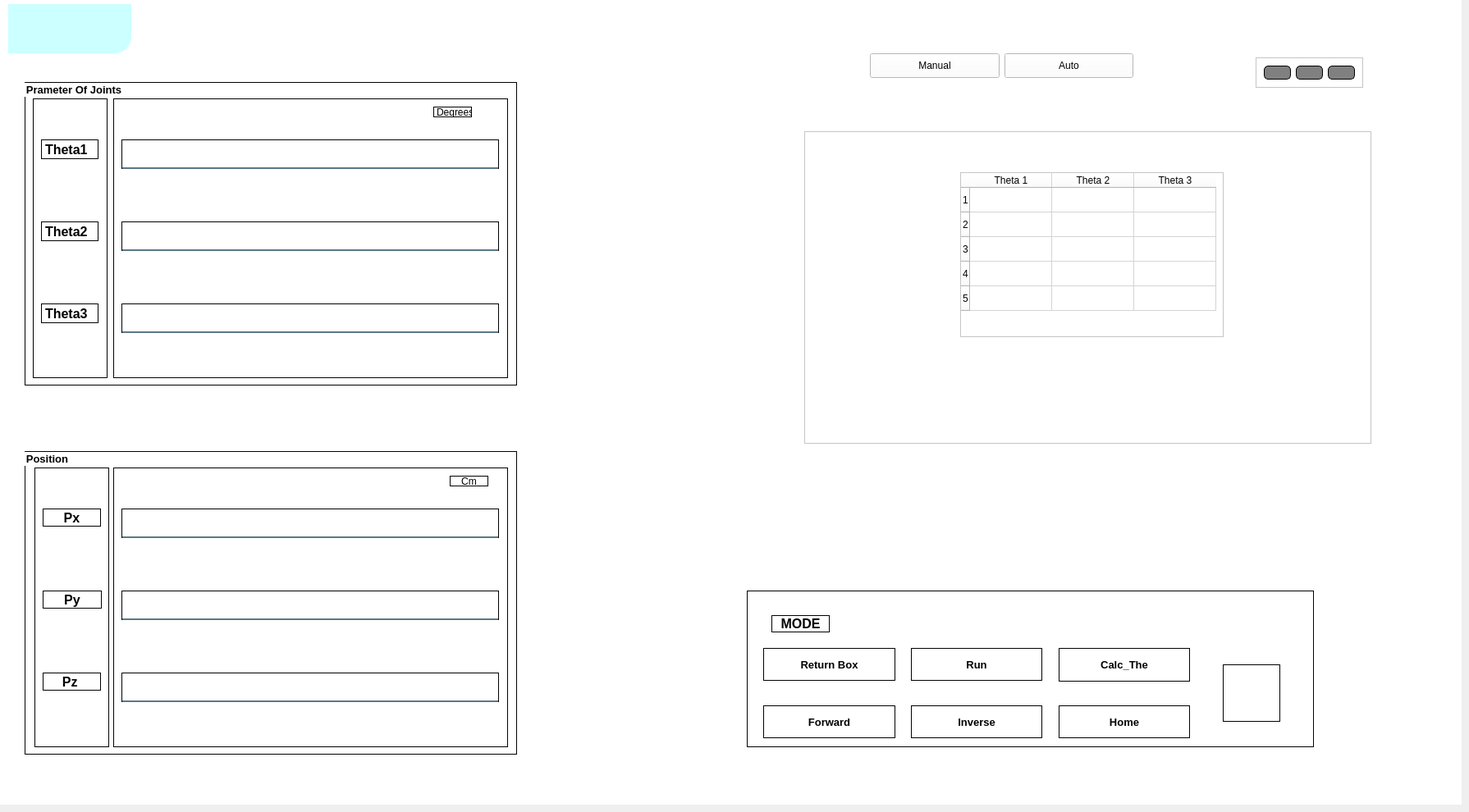
     <widget class="QWidget" name="page_Manual">
      <widget class="QWidget" name="Display_Manual" native="true">
       <property name="geometry">
        <rect>
         <x>0</x>
         <y>0</y>
         <width>1781</width>
         <height>981</height>
        </rect>
       </property>
       <property name="styleSheet">
        <string notr="true">background-color:rgba(255,255,255,255);</string>
       </property>
       <widget class="QGroupBox" name="groupBox">
        <property name="geometry">
         <rect>
          <x>30</x>
          <y>100</y>
          <width>600</width>
          <height>370</height>
         </rect>
        </property>
        <property name="font">
         <font>
          <pointsize>10</pointsize>
          <weight>75</weight>
          <bold>true</bold>
         </font>
        </property>
        <property name="styleSheet">
         <string notr="true">gridline-color: rgb(0, 0, 0);
selection-color: rgb(85, 170, 255);
border: 1px solid black;
</string>
        </property>
        <property name="title">
         <string>Prameter Of Joints</string>
        </property>
        <widget class="QWidget" name="widget_13" native="true">
         <property name="geometry">
          <rect>
           <x>10</x>
           <y>20</y>
           <width>91</width>
           <height>341</height>
          </rect>
         </property>
         <widget class="QLabel" name="label_2">
          <property name="geometry">
           <rect>
            <x>10</x>
            <y>250</y>
            <width>70</width>
            <height>24</height>
           </rect>
          </property>
          <property name="font">
           <font>
            <pointsize>12</pointsize>
            <weight>75</weight>
            <bold>true</bold>
           </font>
          </property>
          <property name="text">
           <string>Theta3</string>
          </property>
         </widget>
         <widget class="QLabel" name="label_3">
          <property name="geometry">
           <rect>
            <x>10</x>
            <y>150</y>
            <width>70</width>
            <height>24</height>
           </rect>
          </property>
          <property name="font">
           <font>
            <pointsize>12</pointsize>
            <weight>75</weight>
            <bold>true</bold>
           </font>
          </property>
          <property name="text">
           <string>Theta2</string>
          </property>
         </widget>
         <widget class="QLabel" name="label_4">
          <property name="geometry">
           <rect>
            <x>10</x>
            <y>50</y>
            <width>70</width>
            <height>24</height>
           </rect>
          </property>
          <property name="font">
           <font>
            <pointsize>12</pointsize>
            <weight>75</weight>
            <bold>true</bold>
           </font>
          </property>
          <property name="text">
           <string>Theta1</string>
          </property>
         </widget>
        </widget>
        <widget class="QWidget" name="widget_2" native="true">
         <property name="geometry">
          <rect>
           <x>108</x>
           <y>20</y>
           <width>481</width>
           <height>341</height>
          </rect>
         </property>
         <widget class="QLineEdit" name="theta1">
          <property name="geometry">
           <rect>
            <x>10</x>
            <y>50</y>
            <width>460</width>
            <height>36</height>
           </rect>
          </property>
          <property name="font">
           <font>
            <pointsize>12</pointsize>
           </font>
          </property>
          <property name="styleSheet">
           <string notr="true">background-color:rgba(0, 0, 0, 0);

border-bottom:2px solid rgba(46, 82, 101, 200);

padding-bottom:7px;</string>
          </property>
          <property name="alignment">
           <set>Qt::AlignCenter</set>
          </property>
         </widget>
         <widget class="QLineEdit" name="theta2">
          <property name="geometry">
           <rect>
            <x>10</x>
            <y>150</y>
            <width>460</width>
            <height>36</height>
           </rect>
          </property>
          <property name="font">
           <font>
            <pointsize>12</pointsize>
           </font>
          </property>
          <property name="styleSheet">
           <string notr="true">background-color:rgba(0, 0, 0, 0);

border-bottom:2px solid rgba(46, 82, 101, 200);
color:rgba(0, 0, 0, 240);
padding-bottom:7px;</string>
          </property>
          <property name="alignment">
           <set>Qt::AlignCenter</set>
          </property>
         </widget>
         <widget class="QLineEdit" name="theta3">
          <property name="geometry">
           <rect>
            <x>10</x>
            <y>250</y>
            <width>460</width>
            <height>36</height>
           </rect>
          </property>
          <property name="font">
           <font>
            <pointsize>12</pointsize>
           </font>
          </property>
          <property name="styleSheet">
           <string notr="true">background-color:rgba(0, 0, 0, 0);

border-bottom:2px solid rgba(46, 82, 101, 200);
color:rgba(0, 0, 0, 240);
padding-bottom:7px;</string>
          </property>
          <property name="alignment">
           <set>Qt::AlignCenter</set>
          </property>
         </widget>
         <widget class="QLabel" name="label_23">
          <property name="geometry">
           <rect>
            <x>390</x>
            <y>10</y>
            <width>47</width>
            <height>13</height>
           </rect>
          </property>
          <property name="text">
           <string>Degrees</string>
          </property>
         </widget>
        </widget>
       </widget>
       <widget class="QGroupBox" name="groupBox_2">
        <property name="geometry">
         <rect>
          <x>30</x>
          <y>550</y>
          <width>600</width>
          <height>370</height>
         </rect>
        </property>
        <property name="font">
         <font>
          <pointsize>10</pointsize>
          <weight>75</weight>
          <bold>true</bold>
         </font>
        </property>
        <property name="styleSheet">
         <string notr="true">gridline-color: rgb(0, 0, 0);
selection-color: rgb(85, 170, 255);
border: 1px solid black;
</string>
        </property>
        <property name="title">
         <string>Position</string>
        </property>
        <widget class="QWidget" name="widget_15" native="true">
         <property name="geometry">
          <rect>
           <x>12</x>
           <y>20</y>
           <width>91</width>
           <height>341</height>
          </rect>
         </property>
         <widget class="QLabel" name="label_7">
          <property name="geometry">
           <rect>
            <x>10</x>
            <y>50</y>
            <width>71</width>
            <height>22</height>
           </rect>
          </property>
          <property name="font">
           <font>
            <pointsize>12</pointsize>
            <weight>75</weight>
            <bold>true</bold>
           </font>
          </property>
          <property name="text">
           <string>Px</string>
          </property>
          <property name="alignment">
           <set>Qt::AlignCenter</set>
          </property>
         </widget>
         <widget class="QLabel" name="label_8">
          <property name="geometry">
           <rect>
            <x>10</x>
            <y>250</y>
            <width>71</width>
            <height>22</height>
           </rect>
          </property>
          <property name="font">
           <font>
            <pointsize>12</pointsize>
            <weight>75</weight>
            <bold>true</bold>
           </font>
          </property>
          <property name="text">
           <string>Pz </string>
          </property>
          <property name="alignment">
           <set>Qt::AlignCenter</set>
          </property>
         </widget>
         <widget class="QLabel" name="label_9">
          <property name="geometry">
           <rect>
            <x>10</x>
            <y>150</y>
            <width>72</width>
            <height>22</height>
           </rect>
          </property>
          <property name="font">
           <font>
            <pointsize>12</pointsize>
            <weight>75</weight>
            <bold>true</bold>
           </font>
          </property>
          <property name="text">
           <string>Py</string>
          </property>
          <property name="alignment">
           <set>Qt::AlignCenter</set>
          </property>
         </widget>
        </widget>
        <widget class="QWidget" name="widget_16" native="true">
         <property name="geometry">
          <rect>
           <x>108</x>
           <y>20</y>
           <width>481</width>
           <height>341</height>
          </rect>
         </property>
         <widget class="QLineEdit" name="Px">
          <property name="geometry">
           <rect>
            <x>10</x>
            <y>50</y>
            <width>460</width>
            <height>36</height>
           </rect>
          </property>
          <property name="font">
           <font>
            <pointsize>12</pointsize>
           </font>
          </property>
          <property name="styleSheet">
           <string notr="true">background-color:rgba(0, 0, 0, 0);

border-bottom:2px solid rgba(46, 82, 101, 200);

padding-bottom:7px;</string>
          </property>
          <property name="alignment">
           <set>Qt::AlignCenter</set>
          </property>
         </widget>
         <widget class="QLineEdit" name="Py">
          <property name="geometry">
           <rect>
            <x>10</x>
            <y>150</y>
            <width>460</width>
            <height>36</height>
           </rect>
          </property>
          <property name="font">
           <font>
            <pointsize>12</pointsize>
           </font>
          </property>
          <property name="styleSheet">
           <string notr="true">background-color:rgba(0, 0, 0, 0);

border-bottom:2px solid rgba(46, 82, 101, 200);
color:rgba(0, 0, 0, 240);
padding-bottom:7px;</string>
          </property>
          <property name="alignment">
           <set>Qt::AlignCenter</set>
          </property>
         </widget>
         <widget class="QLineEdit" name="Pz">
          <property name="geometry">
           <rect>
            <x>10</x>
            <y>250</y>
            <width>460</width>
            <height>36</height>
           </rect>
          </property>
          <property name="font">
           <font>
            <pointsize>12</pointsize>
           </font>
          </property>
          <property name="styleSheet">
           <string notr="true">background-color:rgba(0, 0, 0, 0);

border-bottom:2px solid rgba(46, 82, 101, 200);
color:rgba(0, 0, 0, 240);
padding-bottom:7px;</string>
          </property>
          <property name="alignment">
           <set>Qt::AlignCenter</set>
          </property>
         </widget>
         <widget class="QLabel" name="label_24">
          <property name="geometry">
           <rect>
            <x>410</x>
            <y>10</y>
            <width>47</width>
            <height>13</height>
           </rect>
          </property>
          <property name="text">
           <string>Cm</string>
          </property>
          <property name="alignment">
           <set>Qt::AlignCenter</set>
          </property>
         </widget>
        </widget>
       </widget>
       <widget class="QWidget" name="widget_3" native="true">
        <property name="geometry">
         <rect>
          <x>910</x>
          <y>720</y>
          <width>691</width>
          <height>191</height>
         </rect>
        </property>
        <property name="styleSheet">
         <string notr="true">border: 1px solid ;
</string>
        </property>
        <widget class="QPushButton" name="Return_box">
         <property name="geometry">
          <rect>
           <x>20</x>
           <y>70</y>
           <width>161</width>
           <height>40</height>
          </rect>
         </property>
         <property name="font">
          <font>
           <pointsize>10</pointsize>
           <weight>75</weight>
           <bold>true</bold>
          </font>
         </property>
         <property name="styleSheet">
          <string notr="true">

QPushButton#Return_box{

 background-color: qlineargradient(spread:pad, x1:0, y1:0.505682, x2:1, y2:0.477, stop:0 rgba(10, 90, 190, 229), stop: 1 rgba(85, 98, 112,

226));

color:rgba(255, 255, 255, 210);

border-radius:5px;

}

QPushButton#Return_box:hover{

background-color: qlineargradient(spread:pad, x1:0, y1:0.505682, x2:1, y2:0.477, stop:0 rgba(150, 123, 111, 219), stop:1 rgba(85, 81, 84,

226));
}

QPushButton#Return_box:pressed{

padding-left:5px;

padding-top:5px;
 background-color:rgba(150, 123, 111, 255);
}`
</string>
         </property>
         <property name="text">
          <string>Return Box</string>
         </property>
        </widget>
        <widget class="QPushButton" name="forward">
         <property name="geometry">
          <rect>
           <x>20</x>
           <y>140</y>
           <width>161</width>
           <height>40</height>
          </rect>
         </property>
         <property name="font">
          <font>
           <pointsize>10</pointsize>
           <weight>75</weight>
           <bold>true</bold>
          </font>
         </property>
         <property name="styleSheet">
          <string notr="true">

QPushButton#forward{

 background-color: qlineargradient(spread:pad, x1:0, y1:0.505682, x2:1, y2:0.477, stop:0 rgba(10, 90, 190, 229), stop: 1 rgba(85, 98, 112,

226));

color:rgba(255, 255, 255, 210);

border-radius:5px;

}

QPushButton#forward:hover{

background-color: qlineargradient(spread:pad, x1:0, y1:0.505682, x2:1, y2:0.477, stop:0 rgba(150, 123, 111, 219), stop:1 rgba(85, 81, 84,

226));
}

QPushButton#forward:pressed{

padding-left:5px;

padding-top:5px;
 background-color:rgba(150, 123, 111, 255);
}`
</string>
         </property>
         <property name="text">
          <string>Forward</string>
         </property>
        </widget>
        <widget class="QPushButton" name="Run">
         <property name="geometry">
          <rect>
           <x>200</x>
           <y>70</y>
           <width>160</width>
           <height>40</height>
          </rect>
         </property>
         <property name="font">
          <font>
           <pointsize>10</pointsize>
           <weight>75</weight>
           <bold>true</bold>
          </font>
         </property>
         <property name="styleSheet">
          <string notr="true">

QPushButton#Run{

 background-color: qlineargradient(spread:pad, x1:0, y1:0.505682, x2:1, y2:0.477, stop:0 rgba(10, 90, 190, 229), stop: 1 rgba(85, 98, 112,

226));

color:rgba(255, 255, 255, 210);

border-radius:5px;

}

QPushButton#Run:hover{

background-color: qlineargradient(spread:pad, x1:0, y1:0.505682, x2:1, y2:0.477, stop:0 rgba(150, 123, 111, 219), stop:1 rgba(85, 81, 84,

226));
}

QPushButton#Run:pressed{

padding-left:5px;

padding-top:5px;
 background-color:rgba(150, 123, 111, 255);
}`
</string>
         </property>
         <property name="text">
          <string>Run</string>
         </property>
        </widget>
        <widget class="QPushButton" name="Inverse">
         <property name="geometry">
          <rect>
           <x>200</x>
           <y>140</y>
           <width>160</width>
           <height>40</height>
          </rect>
         </property>
         <property name="font">
          <font>
           <pointsize>10</pointsize>
           <weight>75</weight>
           <bold>true</bold>
          </font>
         </property>
         <property name="styleSheet">
          <string notr="true">

QPushButton#Inverse{

 background-color: qlineargradient(spread:pad, x1:0, y1:0.505682, x2:1, y2:0.477, stop:0 rgba(10, 90, 190, 229), stop: 1 rgba(85, 98, 112,

226));

color:rgba(255, 255, 255, 210);

border-radius:5px;

}

QPushButton#Inverse:hover{

background-color: qlineargradient(spread:pad, x1:0, y1:0.505682, x2:1, y2:0.477, stop:0 rgba(150, 123, 111, 219), stop:1 rgba(85, 81, 84,

226));
}

QPushButton#Inverse:pressed{

padding-left:5px;

padding-top:5px;
 background-color:rgba(150, 123, 111, 255);
}`
</string>
         </property>
         <property name="text">
          <string>Inverse</string>
         </property>
        </widget>
        <widget class="QPushButton" name="Calc">
         <property name="geometry">
          <rect>
           <x>380</x>
           <y>70</y>
           <width>160</width>
           <height>41</height>
          </rect>
         </property>
         <property name="font">
          <font>
           <pointsize>10</pointsize>
           <weight>75</weight>
           <bold>true</bold>
          </font>
         </property>
         <property name="styleSheet">
          <string notr="true">

QPushButton#Calc{

 background-color: qlineargradient(spread:pad, x1:0, y1:0.505682, x2:1, y2:0.477, stop:0 rgba(10, 90, 190, 229), stop: 1 rgba(85, 98, 112,

226));

color:rgba(255, 255, 255, 210);

border-radius:5px;

}

QPushButton#attract:hover{

background-color: qlineargradient(spread:pad, x1:0, y1:0.505682, x2:1, y2:0.477, stop:0 rgba(150, 123, 111, 219), stop:1 rgba(85, 81, 84,

226));
}

QPushButton#Calc:pressed{

padding-left:5px;

padding-top:5px;
 background-color:rgba(150, 123, 111, 255);
}`
</string>
         </property>
         <property name="text">
          <string>Calc_The</string>
         </property>
        </widget>
        <widget class="QPushButton" name="clear_row">
         <property name="geometry">
          <rect>
           <x>380</x>
           <y>140</y>
           <width>160</width>
           <height>40</height>
          </rect>
         </property>
         <property name="font">
          <font>
           <pointsize>10</pointsize>
           <weight>75</weight>
           <bold>true</bold>
          </font>
         </property>
         <property name="styleSheet">
          <string notr="true">

QPushButton#clear_row{

 background-color: qlineargradient(spread:pad, x1:0, y1:0.505682, x2:1, y2:0.477, stop:0 rgba(10, 90, 190, 229), stop: 1 rgba(85, 98, 112,

226));

color:rgba(255, 255, 255, 210);

border-radius:5px;

}

QPushButton#clear_row:hover{

background-color: qlineargradient(spread:pad, x1:0, y1:0.505682, x2:1, y2:0.477, stop:0 rgba(150, 123, 111, 219), stop:1 rgba(85, 81, 84,

226));
}

QPushButton#clear_row:pressed{

padding-left:5px;

padding-top:5px;
 background-color:rgba(150, 123, 111, 255);
}`
</string>
         </property>
         <property name="text">
          <string>Home</string>
         </property>
        </widget>
        <widget class="QLabel" name="label_5">
         <property name="geometry">
          <rect>
           <x>30</x>
           <y>30</y>
           <width>71</width>
           <height>21</height>
          </rect>
         </property>
         <property name="font">
          <font>
           <pointsize>12</pointsize>
           <weight>75</weight>
           <bold>true</bold>
          </font>
         </property>
         <property name="text">
          <string>MODE</string>
         </property>
         <property name="alignment">
          <set>Qt::AlignCenter</set>
         </property>
        </widget>
        <widget class="QPushButton" name="Mic">
         <property name="geometry">
          <rect>
           <x>580</x>
           <y>90</y>
           <width>70</width>
           <height>70</height>
          </rect>
         </property>
         <property name="font">
          <font>
           <pointsize>12</pointsize>
          </font>
         </property>
         <property name="styleSheet">
          <string notr="true">


QPushButton#Mic{

 background-color: qlineargradient(spread:pad, x1:0, y1:0.505682, x2:1, y2:0.477, stop:0 rgba(10, 90, 190, 229), stop: 1 rgba(85, 98, 112,

226));

color:rgba(255, 255, 255, 210);
image: url(:/icon/mic (1).svg);
border-radius:35px;

}

QPushButton#Mic:hover{

background-color: qlineargradient(spread:pad, x1:0, y1:0.505682, x2:1, y2:0.477, stop:0 rgba(150, 123, 111, 219), stop:1 rgba(85, 81, 84,

226));
}

QPushButton#Mic:pressed{

padding-left:5px;

padding-top:5px;
 background-color:rgba(150, 123, 111, 255);
}`
</string>
         </property>
         <property name="text">
          <string/>
         </property>
         <property name="iconSize">
          <size>
           <width>40</width>
           <height>40</height>
          </size>
         </property>
        </widget>
       </widget>
       <widget class="QFrame" name="frame_2">
        <property name="geometry">
         <rect>
          <x>980</x>
          <y>160</y>
          <width>691</width>
          <height>381</height>
         </rect>
        </property>
        <property name="frameShape">
         <enum>QFrame::StyledPanel</enum>
        </property>
        <property name="frameShadow">
         <enum>QFrame::Raised</enum>
        </property>
        <widget class="QWidget" name="verticalLayoutWidget">
         <property name="geometry">
          <rect>
           <x>20</x>
           <y>20</y>
           <width>641</width>
           <height>351</height>
          </rect>
         </property>
         <layout class="QVBoxLayout" name="Screen_diagram">
          <property name="spacing">
           <number>0</number>
          </property>
         </layout>
        </widget>
        <widget class="QTableWidget" name="table_the">
         <property name="geometry">
          <rect>
           <x>190</x>
           <y>50</y>
           <width>321</width>
           <height>201</height>
          </rect>
         </property>
         <row>
          <property name="text">
           <string>1</string>
          </property>
         </row>
         <row>
          <property name="text">
           <string>2</string>
          </property>
         </row>
         <row>
          <property name="text">
           <string>3</string>
          </property>
         </row>
         <row>
          <property name="text">
           <string>4</string>
          </property>
         </row>
         <row>
          <property name="text">
           <string>5</string>
          </property>
         </row>
         <column>
          <property name="text">
           <string>Theta 1</string>
          </property>
         </column>
         <column>
          <property name="text">
           <string>Theta 2</string>
          </property>
         </column>
         <column>
          <property name="text">
           <string>Theta 3</string>
          </property>
         </column>
         <item row="0" column="0">
          <property name="text">
           <string/>
          </property>
          <property name="textAlignment">
           <set>AlignCenter</set>
          </property>
         </item>
         <item row="0" column="1">
          <property name="text">
           <string/>
          </property>
          <property name="textAlignment">
           <set>AlignCenter</set>
          </property>
         </item>
         <item row="0" column="2">
          <property name="text">
           <string/>
          </property>
          <property name="textAlignment">
           <set>AlignCenter</set>
          </property>
         </item>
         <item row="1" column="0">
          <property name="text">
           <string/>
          </property>
          <property name="textAlignment">
           <set>AlignCenter</set>
          </property>
         </item>
         <item row="1" column="1">
          <property name="text">
           <string/>
          </property>
          <property name="textAlignment">
           <set>AlignCenter</set>
          </property>
         </item>
         <item row="1" column="2">
          <property name="text">
           <string/>
          </property>
          <property name="textAlignment">
           <set>AlignCenter</set>
          </property>
         </item>
         <item row="2" column="0">
          <property name="text">
           <string/>
          </property>
          <property name="textAlignment">
           <set>AlignCenter</set>
          </property>
         </item>
         <item row="2" column="1">
          <property name="text">
           <string/>
          </property>
          <property name="textAlignment">
           <set>AlignCenter</set>
          </property>
         </item>
         <item row="2" column="2">
          <property name="text">
           <string/>
          </property>
          <property name="textAlignment">
           <set>AlignCenter</set>
          </property>
         </item>
         <item row="3" column="0">
          <property name="text">
           <string/>
          </property>
          <property name="textAlignment">
           <set>AlignCenter</set>
          </property>
         </item>
         <item row="3" column="1">
          <property name="text">
           <string/>
          </property>
          <property name="textAlignment">
           <set>AlignCenter</set>
          </property>
         </item>
         <item row="3" column="2">
          <property name="text">
           <string/>
          </property>
          <property name="textAlignment">
           <set>AlignCenter</set>
          </property>
         </item>
         <item row="4" column="0">
          <property name="text">
           <string/>
          </property>
          <property name="textAlignment">
           <set>AlignCenter</set>
          </property>
         </item>
         <item row="4" column="1">
          <property name="text">
           <string/>
          </property>
          <property name="textAlignment">
           <set>AlignCenter</set>
          </property>
         </item>
         <item row="4" column="2">
          <property name="text">
           <string/>
          </property>
          <property name="textAlignment">
           <set>AlignCenter</set>
          </property>
         </item>
        </widget>
       </widget>
       <widget class="QWidget" name="manual_auto" native="true">
        <property name="geometry">
         <rect>
          <x>1060</x>
          <y>50</y>
          <width>321</width>
          <height>61</height>
         </rect>
        </property>
        <layout class="QHBoxLayout" name="horizontalLayout">
         <item>
          <widget class="QPushButton" name="mode_manual">
           <property name="maximumSize">
            <size>
             <width>300</width>
             <height>30</height>
            </size>
           </property>
           <property name="styleSheet">
            <string notr="true">

QPushButton#mode_manual{

 background-color: qlineargradient(spread:pad, x1:0, y1:0.505682, x2:1, y2:0.477, stop:0 rgba(10, 90, 190, 229), stop: 1 rgba(85, 98, 112,

226));

color:rgba(255, 255, 255, 210);

border-radius:5px;

}

QPushButton#mode_manual:hover{

background-color: qlineargradient(spread:pad, x1:0, y1:0.505682, x2:1, y2:0.477, stop:0 rgba(150, 123, 111, 219), stop:1 rgba(85, 81, 84,

226));
}

QPushButton#mode_manual:pressed{

padding-left:5px;

padding-top:5px;
 background-color:rgba(150, 123, 111, 255);
}`
</string>
           </property>
           <property name="text">
            <string>Manual</string>
           </property>
          </widget>
         </item>
         <item>
          <widget class="QPushButton" name="mode_auto">
           <property name="maximumSize">
            <size>
             <width>300</width>
             <height>30</height>
            </size>
           </property>
           <property name="styleSheet">
            <string notr="true">
QPushButton#mode_auto{

 background-color: qlineargradient(spread:pad, x1:0, y1:0.505682, x2:1, y2:0.477, stop:0 rgba(10, 90, 190, 229), stop: 1 rgba(85, 98, 112,

226));

color:rgba(255, 255, 255, 210);

border-radius:5px;

}

QPushButton#mode_auto:hover{

background-color: qlineargradient(spread:pad, x1:0, y1:0.505682, x2:1, y2:0.477, stop:0 rgba(150, 123, 111, 219), stop:1 rgba(85, 81, 84,

226));
}

QPushButton#mode_auto:pressed{

padding-left:5px;

padding-top:5px;
 background-color:rgba(150, 123, 111, 255);
}`
</string>
           </property>
           <property name="text">
            <string>Auto</string>
           </property>
          </widget>
         </item>
        </layout>
       </widget>
       <widget class="QFrame" name="frame_led">
        <property name="geometry">
         <rect>
          <x>1530</x>
          <y>70</y>
          <width>131</width>
          <height>37</height>
         </rect>
        </property>
        <property name="frameShape">
         <enum>QFrame::StyledPanel</enum>
        </property>
        <property name="frameShadow">
         <enum>QFrame::Raised</enum>
        </property>
        <layout class="QHBoxLayout" name="horizontalLayout_5">
         <item>
          <widget class="QLabel" name="led_manual">
           <property name="styleSheet">
            <string notr="true">border-radius: 5px;
border: 1px solid black;
background-color: gray</string>
           </property>
           <property name="text">
            <string/>
           </property>
          </widget>
         </item>
         <item>
          <widget class="QLabel" name="led_auto">
           <property name="styleSheet">
            <string notr="true">border-radius: 5px;
border: 1px solid black;
background-color: gray</string>
           </property>
           <property name="text">
            <string/>
           </property>
          </widget>
         </item>
         <item>
          <widget class="QLabel" name="led_on_off">
           <property name="styleSheet">
            <string notr="true">border-radius: 5px;
border: 1px solid black;
background-color: gray</string>
           </property>
           <property name="text">
            <string/>
           </property>
          </widget>
         </item>
        </layout>
       </widget>
       <widget class="QPushButton" name="Button_Quaylai_4">
        <property name="geometry">
         <rect>
          <x>10</x>
          <y>5</y>
          <width>150</width>
          <height>60</height>
         </rect>
        </property>
        <property name="minimumSize">
         <size>
          <width>20</width>
          <height>20</height>
         </size>
        </property>
        <property name="maximumSize">
         <size>
          <width>190</width>
          <height>60</height>
         </size>
        </property>
        <property name="autoFillBackground">
         <bool>false</bool>
        </property>
        <property name="styleSheet">
         <string notr="true">QPushButton#Button_Quaylai_4{
   	border-bottom-right-radius :20px;
	font: 75 17pt &quot;MS Shell Dlg 2&quot;;
	
	/*border: 3px solid rgb(230, 230, 230);*/
	color: rgb(0, 0, 0);
	
	background-color: rgb(220, 220, 220);
	background-color: #CCFFFF;

}
QPushButton#Button_Quaylai_4:pressed{
padding-left :2px;
padding-top :2px;

	background-color: #0e71aa;
}
</string>
        </property>
        <property name="text">
         <string/>
        </property>
        <property name="icon">
         <iconset>
          <normaloff>icon/back.png</normaloff>icon/back.png</iconset>
        </property>
        <property name="iconSize">
         <size>
          <width>50</width>
          <height>50</height>
         </size>
        </property>
       </widget>
      </widget>
     </widget>
